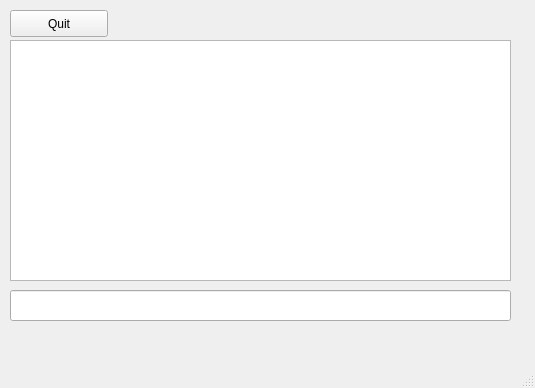
<?xml version="1.0" encoding="UTF-8"?>
<ui version="4.0">
 <class>qonsole</class>
 <widget class="QMainWindow" name="qonsole">
  <property name="geometry">
   <rect>
    <x>0</x>
    <y>0</y>
    <width>535</width>
    <height>388</height>
   </rect>
  </property>
  <property name="windowTitle">
   <string>MainWindow</string>
  </property>
  <widget class="QWidget" name="centralwidget">
   <widget class="QPushButton" name="pushButton">
    <property name="geometry">
     <rect>
      <x>10</x>
      <y>10</y>
      <width>98</width>
      <height>27</height>
     </rect>
    </property>
    <property name="text">
     <string>Quit</string>
    </property>
   </widget>
   <widget class="QLineEdit" name="lineEdit">
    <property name="geometry">
     <rect>
      <x>10</x>
      <y>290</y>
      <width>501</width>
      <height>31</height>
     </rect>
    </property>
   </widget>
   <widget class="QTextEdit" name="textEdit">
    <property name="geometry">
     <rect>
      <x>10</x>
      <y>40</y>
      <width>501</width>
      <height>241</height>
     </rect>
    </property>
   </widget>
  </widget>
  <widget class="QMenuBar" name="menubar">
   <property name="geometry">
    <rect>
     <x>0</x>
     <y>0</y>
     <width>535</width>
     <height>25</height>
    </rect>
   </property>
  </widget>
  <widget class="QStatusBar" name="statusbar"/>
 </widget>
 <resources/>
 <connections/>
</ui>
